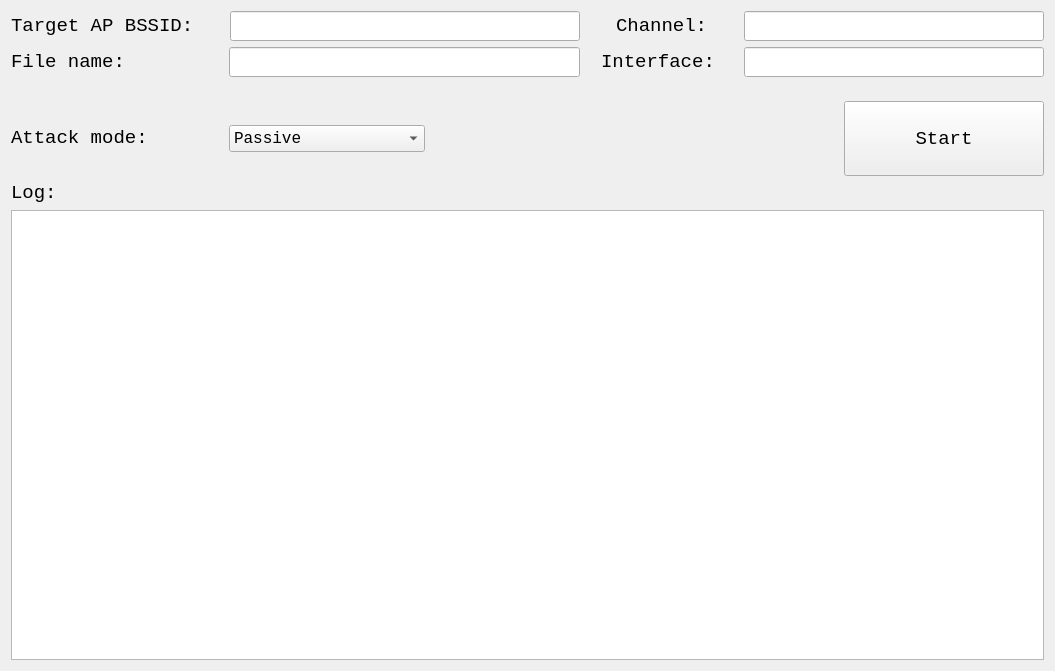
          <widget class="QWidget" name="HandshakeSnooperTab">
           <attribute name="title">
            <string>WPA/WPA2 Handshake Snooper</string>
           </attribute>
           <layout class="QGridLayout" name="gridLayout_21">
            <item row="0" column="0">
             <layout class="QVBoxLayout" name="verticalLayout_42">
              <item>
               <layout class="QVBoxLayout" name="verticalLayout_41">
                <item>
                 <layout class="QVBoxLayout" name="verticalLayout_37">
                  <item>
                   <layout class="QHBoxLayout" name="horizontalLayout_38">
                    <item>
                     <layout class="QHBoxLayout" name="horizontalLayout_33">
                      <item>
                       <widget class="QLabel" name="MAC_label_wifi1_2">
                        <property name="font">
                         <font>
                          <family>Monospace</family>
                          <pointsize>14</pointsize>
                         </font>
                        </property>
                        <property name="text">
                         <string>Target AP BSSID:</string>
                        </property>
                       </widget>
                      </item>
                      <item>
                       <spacer name="horizontalSpacer_28">
                        <property name="orientation">
                         <enum>Qt::Horizontal</enum>
                        </property>
                        <property name="sizeType">
                         <enum>QSizePolicy::Fixed</enum>
                        </property>
                        <property name="sizeHint" stdset="0">
                         <size>
                          <width>30</width>
                          <height>20</height>
                         </size>
                        </property>
                       </spacer>
                      </item>
                      <item>
                       <widget class="QLineEdit" name="handshake_snooper_target_ap_bssid">
                        <property name="sizePolicy">
                         <sizepolicy hsizetype="Expanding" vsizetype="Fixed">
                          <horstretch>0</horstretch>
                          <verstretch>0</verstretch>
                         </sizepolicy>
                        </property>
                        <property name="minimumSize">
                         <size>
                          <width>350</width>
                          <height>0</height>
                         </size>
                        </property>
                        <property name="font">
                         <font>
                          <family>Monospace</family>
                          <pointsize>14</pointsize>
                         </font>
                        </property>
                        <property name="text">
                         <string/>
                        </property>
                       </widget>
                      </item>
                     </layout>
                    </item>
                    <item>
                     <spacer name="horizontalSpacer_32">
                      <property name="orientation">
                       <enum>Qt::Horizontal</enum>
                      </property>
                      <property name="sizeType">
                       <enum>QSizePolicy::Fixed</enum>
                      </property>
                      <property name="sizeHint" stdset="0">
                       <size>
                        <width>30</width>
                        <height>20</height>
                       </size>
                      </property>
                     </spacer>
                    </item>
                    <item>
                     <layout class="QHBoxLayout" name="horizontalLayout_36">
                      <item>
                       <widget class="QLabel" name="MAC_label_wifi1_3">
                        <property name="font">
                         <font>
                          <family>Monospace</family>
                          <pointsize>14</pointsize>
                         </font>
                        </property>
                        <property name="text">
                         <string>Channel:</string>
                        </property>
                       </widget>
                      </item>
                      <item>
                       <spacer name="horizontalSpacer_31">
                        <property name="orientation">
                         <enum>Qt::Horizontal</enum>
                        </property>
                        <property name="sizeType">
                         <enum>QSizePolicy::Fixed</enum>
                        </property>
                        <property name="sizeHint" stdset="0">
                         <size>
                          <width>30</width>
                          <height>20</height>
                         </size>
                        </property>
                       </spacer>
                      </item>
                      <item>
                       <widget class="QLineEdit" name="handshake_snooper_channel">
                        <property name="sizePolicy">
                         <sizepolicy hsizetype="Fixed" vsizetype="Fixed">
                          <horstretch>0</horstretch>
                          <verstretch>0</verstretch>
                         </sizepolicy>
                        </property>
                        <property name="minimumSize">
                         <size>
                          <width>300</width>
                          <height>0</height>
                         </size>
                        </property>
                        <property name="font">
                         <font>
                          <family>Monospace</family>
                          <pointsize>14</pointsize>
                         </font>
                        </property>
                        <property name="text">
                         <string/>
                        </property>
                       </widget>
                      </item>
                     </layout>
                    </item>
                   </layout>
                  </item>
                  <item>
                   <layout class="QHBoxLayout" name="horizontalLayout_37">
                    <item>
                     <layout class="QHBoxLayout" name="horizontalLayout_34">
                      <item>
                       <widget class="QLabel" name="interface_label_wifi1_2">
                        <property name="font">
                         <font>
                          <family>Monospace</family>
                          <pointsize>14</pointsize>
                         </font>
                        </property>
                        <property name="text">
                         <string>File name:</string>
                        </property>
                       </widget>
                      </item>
                      <item>
                       <spacer name="horizontalSpacer_25">
                        <property name="orientation">
                         <enum>Qt::Horizontal</enum>
                        </property>
                        <property name="sizeType">
                         <enum>QSizePolicy::Fixed</enum>
                        </property>
                        <property name="sizeHint" stdset="0">
                         <size>
                          <width>98</width>
                          <height>20</height>
                         </size>
                        </property>
                       </spacer>
                      </item>
                      <item>
                       <widget class="QLineEdit" name="handshake_snooper_file_name">
                        <property name="minimumSize">
                         <size>
                          <width>350</width>
                          <height>0</height>
                         </size>
                        </property>
                        <property name="font">
                         <font>
                          <family>Monospace</family>
                          <pointsize>14</pointsize>
                         </font>
                        </property>
                        <property name="text">
                         <string/>
                        </property>
                       </widget>
                      </item>
                     </layout>
                    </item>
                    <item>
                     <spacer name="horizontalSpacer_29">
                      <property name="orientation">
                       <enum>Qt::Horizontal</enum>
                      </property>
                      <property name="sizeType">
                       <enum>QSizePolicy::Fixed</enum>
                      </property>
                      <property name="sizeHint" stdset="0">
                       <size>
                        <width>15</width>
                        <height>15</height>
                       </size>
                      </property>
                     </spacer>
                    </item>
                    <item>
                     <layout class="QHBoxLayout" name="horizontalLayout_35">
                      <item>
                       <widget class="QLabel" name="interface_label_wifi1_3">
                        <property name="font">
                         <font>
                          <family>Monospace</family>
                          <pointsize>14</pointsize>
                         </font>
                        </property>
                        <property name="text">
                         <string>Interface:</string>
                        </property>
                       </widget>
                      </item>
                      <item>
                       <spacer name="horizontalSpacer_30">
                        <property name="orientation">
                         <enum>Qt::Horizontal</enum>
                        </property>
                        <property name="sizeType">
                         <enum>QSizePolicy::Fixed</enum>
                        </property>
                        <property name="sizeHint" stdset="0">
                         <size>
                          <width>23</width>
                          <height>20</height>
                         </size>
                        </property>
                       </spacer>
                      </item>
                      <item>
                       <widget class="QLineEdit" name="handshake_snooper_interface">
                        <property name="sizePolicy">
                         <sizepolicy hsizetype="Fixed" vsizetype="Fixed">
                          <horstretch>0</horstretch>
                          <verstretch>0</verstretch>
                         </sizepolicy>
                        </property>
                        <property name="minimumSize">
                         <size>
                          <width>300</width>
                          <height>0</height>
                         </size>
                        </property>
                        <property name="font">
                         <font>
                          <family>Monospace</family>
                          <pointsize>14</pointsize>
                         </font>
                        </property>
                        <property name="text">
                         <string/>
                        </property>
                       </widget>
                      </item>
                     </layout>
                    </item>
                   </layout>
                  </item>
                 </layout>
                </item>
                <item>
                 <layout class="QHBoxLayout" name="horizontalLayout_31">
                  <item>
                   <layout class="QHBoxLayout" name="horizontalLayout_32">
                    <item>
                     <layout class="QVBoxLayout" name="verticalLayout_45">
                      <item>
                       <spacer name="verticalSpacer_19">
                        <property name="orientation">
                         <enum>Qt::Vertical</enum>
                        </property>
                        <property name="sizeType">
                         <enum>QSizePolicy::Fixed</enum>
                        </property>
                        <property name="sizeHint" stdset="0">
                         <size>
                          <width>20</width>
                          <height>18</height>
                         </size>
                        </property>
                       </spacer>
                      </item>
                      <item>
                       <widget class="QLabel" name="ip_address_label_8">
                        <property name="sizePolicy">
                         <sizepolicy hsizetype="Minimum" vsizetype="Preferred">
                          <horstretch>0</horstretch>
                          <verstretch>0</verstretch>
                         </sizepolicy>
                        </property>
                        <property name="minimumSize">
                         <size>
                          <width>212</width>
                          <height>0</height>
                         </size>
                        </property>
                        <property name="font">
                         <font>
                          <family>Monospace</family>
                          <pointsize>14</pointsize>
                         </font>
                        </property>
                        <property name="layoutDirection">
                         <enum>Qt::LeftToRight</enum>
                        </property>
                        <property name="text">
                         <string>&lt;html&gt;&lt;head/&gt;&lt;body&gt;&lt;p&gt;Attack mode:&lt;/p&gt;&lt;/body&gt;&lt;/html&gt;</string>
                        </property>
                       </widget>
                      </item>
                     </layout>
                    </item>
                    <item>
                     <layout class="QVBoxLayout" name="verticalLayout_44">
                      <item>
                       <spacer name="verticalSpacer_18">
                        <property name="orientation">
                         <enum>Qt::Vertical</enum>
                        </property>
                        <property name="sizeType">
                         <enum>QSizePolicy::Fixed</enum>
                        </property>
                        <property name="sizeHint" stdset="0">
                         <size>
                          <width>20</width>
                          <height>18</height>
                         </size>
                        </property>
                       </spacer>
                      </item>
                      <item>
                       <widget class="QComboBox" name="handshake_snooper_attack_mode">
                        <property name="sizePolicy">
                         <sizepolicy hsizetype="MinimumExpanding" vsizetype="Fixed">
                          <horstretch>0</horstretch>
                          <verstretch>0</verstretch>
                         </sizepolicy>
                        </property>
                        <property name="minimumSize">
                         <size>
                          <width>87</width>
                          <height>0</height>
                         </size>
                        </property>
                        <property name="font">
                         <font>
                          <family>Monospace</family>
                          <pointsize>12</pointsize>
                         </font>
                        </property>
                        <item>
                         <property name="text">
                          <string>Passive</string>
                         </property>
                        </item>
                        <item>
                         <property name="text">
                          <string>Aggressive</string>
                         </property>
                        </item>
                       </widget>
                      </item>
                     </layout>
                    </item>
                   </layout>
                  </item>
                  <item>
                   <spacer name="horizontalSpacer_26">
                    <property name="orientation">
                     <enum>Qt::Horizontal</enum>
                    </property>
                    <property name="sizeType">
                     <enum>QSizePolicy::Expanding</enum>
                    </property>
                    <property name="sizeHint" stdset="0">
                     <size>
                      <width>290</width>
                      <height>20</height>
                     </size>
                    </property>
                   </spacer>
                  </item>
                  <item>
                   <layout class="QVBoxLayout" name="verticalLayout_40">
                    <item>
                     <spacer name="verticalSpacer_16">
                      <property name="orientation">
                       <enum>Qt::Vertical</enum>
                      </property>
                      <property name="sizeType">
                       <enum>QSizePolicy::Fixed</enum>
                      </property>
                      <property name="sizeHint" stdset="0">
                       <size>
                        <width>20</width>
                        <height>18</height>
                       </size>
                      </property>
                     </spacer>
                    </item>
                    <item>
                     <widget class="QPushButton" name="handshake_snooper_button">
                      <property name="minimumSize">
                       <size>
                        <width>200</width>
                        <height>75</height>
                       </size>
                      </property>
                      <property name="font">
                       <font>
                        <family>Monospace</family>
                        <pointsize>14</pointsize>
                       </font>
                      </property>
                      <property name="text">
                       <string>Start</string>
                      </property>
                     </widget>
                    </item>
                   </layout>
                  </item>
                 </layout>
                </item>
               </layout>
              </item>
              <item>
               <widget class="QLabel" name="label_12">
                <property name="font">
                 <font>
                  <family>Monospace</family>
                  <pointsize>14</pointsize>
                 </font>
                </property>
                <property name="text">
                 <string>Log:</string>
                </property>
               </widget>
              </item>
              <item>
               <widget class="QTextBrowser" name="handshake_snooper_log">
                <property name="minimumSize">
                 <size>
                  <width>250</width>
                  <height>450</height>
                 </size>
                </property>
                <property name="font">
                 <font>
                  <family>Monospace</family>
                  <pointsize>12</pointsize>
                 </font>
                </property>
                <property name="html">
                 <string>&lt;!DOCTYPE HTML PUBLIC &quot;-//W3C//DTD HTML 4.0//EN&quot; &quot;http://www.w3.org/TR/REC-html40/strict.dtd&quot;&gt;
&lt;html&gt;&lt;head&gt;&lt;meta name=&quot;qrichtext&quot; content=&quot;1&quot; /&gt;&lt;style type=&quot;text/css&quot;&gt;
p, li { white-space: pre-wrap; }
&lt;/style&gt;&lt;/head&gt;&lt;body style=&quot; font-family:'Monospace'; font-size:12pt; font-weight:400; font-style:normal;&quot;&gt;
&lt;p style=&quot;-qt-paragraph-type:empty; margin-top:0px; margin-bottom:0px; margin-left:0px; margin-right:0px; -qt-block-indent:0; text-indent:0px;&quot;&gt;&lt;br /&gt;&lt;/p&gt;&lt;/body&gt;&lt;/html&gt;</string>
                </property>
               </widget>
              </item>
             </layout>
            </item>
           </layout>
          </widget>
